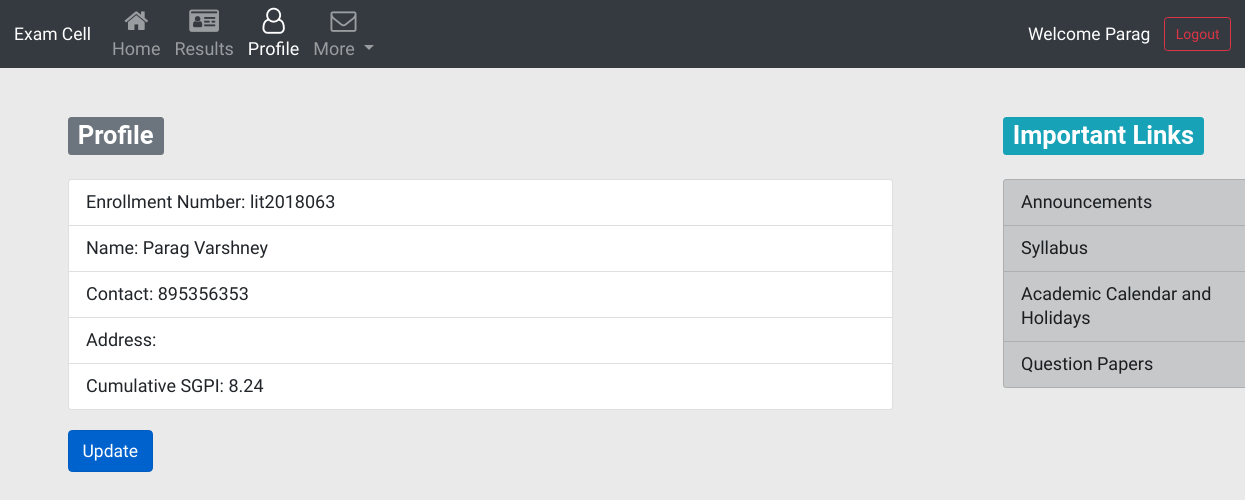
The app's page /users/profile/ (signed in) with its own data.
### users/models.py (models this page shows, shortened)
class Profile(models.Model):
	user = models.OneToOneField(User, on_delete=models.CASCADE)
	contact = models.IntegerField(null=True)
	net_sgpi = models.DecimalField(max_digits = 4,null=True,decimal_places = 2)
	address = models.CharField(max_length = 100,null=True)
	image = models.ImageField(default='default.png', upload_to='profile_pics')
	def save(self,**kwargs):
		super().save()
		img = Image.open(self.image.path)
		if img.height > 300 or img.width > 300:
			output_size = (300,300)
			img.thumbnail(output_size)
			img.save(self.image.path)

### users/views.py (the view)
# urls.py: path('profile/', views.showprofile ,name='showprofile'),
@login_required
def showprofile(request):
	try:
		obj = Profile.objects.get(user=request.user)
		obj.net_sgpi = net_sgpi(request.user)
		obj.save()
	except:
		obj = Profile(user=request.user)
		obj.save()
	return render (request, 'users/showprofile.html', {'context':obj})

### users/templates/users/showprofile.html
{% extends "exam/base.html" %}
{% load crispy_forms_tags %}
{% block content %}
	<br>
  <h3> <span class="badge badge-secondary">Profile</span></h3>
    	{% if context %}
          <ul class="list-group">
              <li class="list-group-item">Enrollment Number: {{ context.user.username }}</li>
              <li class="list-group-item">Name: {{ context.user.first_name }} {{ context.user.last_name }}</li>
              <li class="list-group-item">Contact: {{ context.contact }} </li>
              <li class="list-group-item">Address: {{ context.address }} </li>
              <li class="list-group-item">Cumulative SGPI: {{ context.net_sgpi }} </li>
          </ul>
         {% endif %}
   <br>
   <a href="{% url 'updateprofile' %}" class="btn btn-primary btn-lg active" role="button" aria-pressed="true">Update</a>
{% endblock content %}

### exam/templates/exam/base.html (shortened to what this page needs)
{% load static %}
<!DOCTYPE html>
<html>
<head>
    <link rel="stylesheet" type="text/css" href="{% static 'exam/main.css' %}">
      <link href="//maxcdn.bootstrapcdn.com/bootstrap/4.1.1/css/bootstrap.min.css" rel="stylesheet" id="bootstrap-css">
<link rel="stylesheet" href="{% static 'exam/fonts/material-icons.css' %}">
        <link rel="stylesheet" href="{% static 'exam/css/material.min.css' %}">
        <link rel="stylesheet" href="{% static 'exam/css/styles.css' %}">
        <link rel="stylesheet" href="https://cdn.rawgit.com/CreativeIT/getmdl-select/master/getmdl-select.min.css">
</head>
<body>
<header class="site-header">
		<nav class="navbar navbar-icon-top navbar-expand-lg navbar-dark bg-dark">
		  <a class="navbar-brand" href="{% url 'home' %}">Exam Cell</a>
		  <div class="collapse navbar-collapse" id="navbarSupportedContent">
		    <ul class="navbar-nav mr-auto">
		    	{% if request.path == '/' %}
		        <li class="nav-item active">
		      	  {% else %}
		        <li class="nav-item">
		      {% endif %}
		        <a class="nav-link" href="{% url 'home' %}">
		          <i class="fa fa-home"></i>
		          Home
		          </a>
		      </li>
		      {% if user.is_authenticated %}
		      {% if request.path == '/result/' or request.path == '/result/show/' %}
		        <li class="nav-item active">
		      	  {% else %}
		        <li class="nav-item">
		      {% endif %}
		        <a class="nav-link" href="{% url 'result' %}">
		          <i class="fa fa-id-card">
		          </i>
		          Results
		        </a>
		      </li>
		      {% if request.path == '/users/profile/' %}
		        <li class="nav-item active">
		      	  {% else %}
		        <li class="nav-item">
		      {% endif %}
		        <a class="nav-link" href="{% url 'showprofile' %}">
		          <i class="fa fa-user-o">
		          </i>
		          Profile
		        </a>
		      </li>
		      <li class="nav-item dropdown">
		        <a class="nav-link dropdown-toggle" href="#" id="navbarDropdown" role="button" data-toggle="dropdown" aria-haspopup="true" aria-expanded="false">
		          <i class="fa fa-envelope-o">
		          </i>
		          More
		        </a>
		      </li>
		      {% endif %}
		    </ul>
		    {% if user.is_authenticated %}
		      <ul class="navbar-nav ">
			      <a class="navbar-brand" href="{% url 'showprofile' %}">Welcome {{ user.first_name }}</a>
		  	  </ul>
		      <form class="form-inline my-2 my-lg-0" action= "{% url 'logout' %}">
		      <button class="btn btn-outline-danger my-2 my-sm-0" type="submit" >Logout</button>
		    {% else %}
		      <form class="form-inline my-2 my-lg-0" action= "{% url 'login' %}">
		      <button class="btn btn-success my-2 my-sm-0" type="submit" >Login</button>
		    {% endif %}
		    </form>
		  </div>
		</nav>
	</header>
		<main role="main" class="container">
		  <div class="row">
		    <div class="col-md-9">
		      {% block content %}{% endblock %}
		    </div>
		    <div class="col-md-3">
		      <div class="content-section">
		      	<br>
		      	<h3 style="padding-left: 0px;margin-left: 80px;"><span class="badge badge-info">Important Links</span></h3>
		          <ul class="list-group">
		            <a href="{% url 'announcements' %}" class="list-group-item list-group-item-action list-group-item-dark" style="margin-left: 80px;">Announcements</a>
		            <a href="{% url 'syllabus' %}" class="list-group-item list-group-item-action list-group-item-dark" style="margin-left: 80px;">Syllabus</a>
		            <a href="{% url 'calendar' %}" class="list-group-item list-group-item-action list-group-item-dark" style="margin-left: 80px;">Academic Calendar and Holidays</a>
		            <a href="{% url 'questionp' %}" class="list-group-item list-group-item-action list-group-item-dark" style="margin-left: 80px;">Question Papers</a>
		          </ul>
		      </div>
		    </div>
		  </div>
		</main>
</body>
</html>

### exam/static/exam/main.css (style rules this page uses)
.navbar-icon-top .navbar-nav .nav-link > .fa { position: relative; width: 36px; font-size: 26px; }
.navbar-icon-top .navbar-nav .nav-link > .fa { top: 3px; line-height: 12px; }
@media (min-width: 992px) { .navbar-icon-top.navbar-expand-lg .navbar-nav .nav-link { text-align: center; display: table-cell; height: 10px; vertical-align: middle; padding-top: 0; padding-bottom: 0; } }
@media (min-width: 992px) { .navbar-icon-top.navbar-expand-lg .navbar-nav .nav-link > .fa { display: block; width: 48px; margin: 2px auto 4px auto; top: 0; line-height: 24px; } }

### exam/static/exam/css/styles.css (style rules this page uses)
body { background: #eaeaea; font-family: 'Acme', sans-serif; font-size:18px; }
ul { font-size:18px; }

### records on screen
Profile: user.username "lit2018063", user.first_name "Parag", user.last_name "Varshney", contact "895356353", net_sgpi "8.24"

### other values on screen
{{ user.first_name }} "Parag"
